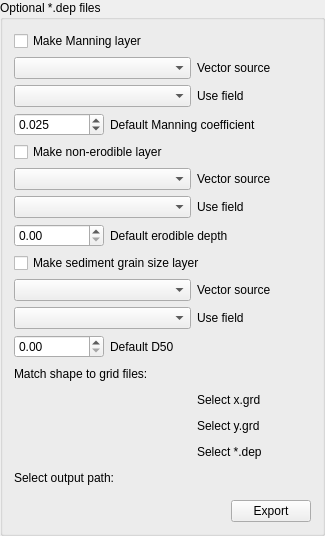
               <widget class="QgsCollapsibleGroupBox" name="gbOptionalFiles">
                <property name="title">
                 <string>Optional *.dep files</string>
                </property>
                <property name="collapsed">
                 <bool>true</bool>
                </property>
                <layout class="QGridLayout" name="gridLayout_3">
                 <item row="0" column="0">
                  <layout class="QVBoxLayout" name="verticalLayout_3">
                   <item>
                    <layout class="QHBoxLayout" name="horizontalLayout_13">
                     <item>
                      <widget class="QCheckBox" name="cbManningLayer">
                       <property name="text">
                        <string>Make Manning layer</string>
                       </property>
                      </widget>
                     </item>
                     <item>
                      <spacer name="horizontalSpacer_43">
                       <property name="orientation">
                        <enum>Qt::Horizontal</enum>
                       </property>
                       <property name="sizeHint" stdset="0">
                        <size>
                         <width>40</width>
                         <height>20</height>
                        </size>
                       </property>
                      </spacer>
                     </item>
                    </layout>
                   </item>
                   <item>
                    <layout class="QHBoxLayout" name="horizontalLayout_52">
                     <item>
                      <widget class="QgsMapLayerComboBox" name="mlcbManningSource">
                       <property name="minimumSize">
                        <size>
                         <width>177</width>
                         <height>0</height>
                        </size>
                       </property>
                      </widget>
                     </item>
                     <item>
                      <widget class="QLabel" name="lbManningVectorSource">
                       <property name="text">
                        <string>Vector source</string>
                       </property>
                      </widget>
                     </item>
                     <item>
                      <spacer name="horizontalSpacer_51">
                       <property name="orientation">
                        <enum>Qt::Horizontal</enum>
                       </property>
                       <property name="sizeHint" stdset="0">
                        <size>
                         <width>40</width>
                         <height>20</height>
                        </size>
                       </property>
                      </spacer>
                     </item>
                    </layout>
                   </item>
                   <item>
                    <layout class="QHBoxLayout" name="horizontalLayout_53">
                     <item>
                      <widget class="QComboBox" name="cbManningHeading">
                       <property name="minimumSize">
                        <size>
                         <width>177</width>
                         <height>0</height>
                        </size>
                       </property>
                      </widget>
                     </item>
                     <item>
                      <widget class="QLabel" name="lbManningUseField">
                       <property name="text">
                        <string>Use field</string>
                       </property>
                      </widget>
                     </item>
                     <item>
                      <spacer name="horizontalSpacer_52">
                       <property name="orientation">
                        <enum>Qt::Horizontal</enum>
                       </property>
                       <property name="sizeHint" stdset="0">
                        <size>
                         <width>40</width>
                         <height>20</height>
                        </size>
                       </property>
                      </spacer>
                     </item>
                    </layout>
                   </item>
                   <item>
                    <layout class="QHBoxLayout" name="horizontalLayout_57">
                     <item>
                      <widget class="QDoubleSpinBox" name="dsbDefaultManning">
                       <property name="minimumSize">
                        <size>
                         <width>90</width>
                         <height>0</height>
                        </size>
                       </property>
                       <property name="decimals">
                        <number>3</number>
                       </property>
                       <property name="maximum">
                        <double>0.300000000000000</double>
                       </property>
                       <property name="singleStep">
                        <double>0.001000000000000</double>
                       </property>
                       <property name="value">
                        <double>0.025000000000000</double>
                       </property>
                      </widget>
                     </item>
                     <item>
                      <widget class="QLabel" name="labDefaultManning">
                       <property name="text">
                        <string>Default Manning coefficient</string>
                       </property>
                      </widget>
                     </item>
                     <item>
                      <spacer name="horizontalSpacer_64">
                       <property name="orientation">
                        <enum>Qt::Horizontal</enum>
                       </property>
                       <property name="sizeHint" stdset="0">
                        <size>
                         <width>40</width>
                         <height>20</height>
                        </size>
                       </property>
                      </spacer>
                     </item>
                    </layout>
                   </item>
                   <item>
                    <layout class="QHBoxLayout" name="horizontalLayout_54">
                     <item>
                      <widget class="QCheckBox" name="cbNonErodibleLayer">
                       <property name="text">
                        <string>Make non-erodible layer</string>
                       </property>
                      </widget>
                     </item>
                     <item>
                      <spacer name="horizontalSpacer_53">
                       <property name="orientation">
                        <enum>Qt::Horizontal</enum>
                       </property>
                       <property name="sizeHint" stdset="0">
                        <size>
                         <width>40</width>
                         <height>20</height>
                        </size>
                       </property>
                      </spacer>
                     </item>
                    </layout>
                   </item>
                   <item>
                    <layout class="QHBoxLayout" name="horizontalLayout_55">
                     <item>
                      <widget class="QgsMapLayerComboBox" name="mlcbNonErodibleSource">
                       <property name="minimumSize">
                        <size>
                         <width>177</width>
                         <height>0</height>
                        </size>
                       </property>
                      </widget>
                     </item>
                     <item>
                      <widget class="QLabel" name="lbNonErodibleVector">
                       <property name="text">
                        <string>Vector source</string>
                       </property>
                      </widget>
                     </item>
                     <item>
                      <spacer name="horizontalSpacer_54">
                       <property name="orientation">
                        <enum>Qt::Horizontal</enum>
                       </property>
                       <property name="sizeHint" stdset="0">
                        <size>
                         <width>40</width>
                         <height>20</height>
                        </size>
                       </property>
                      </spacer>
                     </item>
                    </layout>
                   </item>
                   <item>
                    <layout class="QHBoxLayout" name="horizontalLayout_56">
                     <item>
                      <widget class="QComboBox" name="cbNonErodibleHeading">
                       <property name="minimumSize">
                        <size>
                         <width>177</width>
                         <height>0</height>
                        </size>
                       </property>
                      </widget>
                     </item>
                     <item>
                      <widget class="QLabel" name="lbNonErodibleUseField">
                       <property name="text">
                        <string>Use field</string>
                       </property>
                      </widget>
                     </item>
                     <item>
                      <spacer name="horizontalSpacer_55">
                       <property name="orientation">
                        <enum>Qt::Horizontal</enum>
                       </property>
                       <property name="sizeHint" stdset="0">
                        <size>
                         <width>40</width>
                         <height>20</height>
                        </size>
                       </property>
                      </spacer>
                     </item>
                    </layout>
                   </item>
                   <item>
                    <layout class="QHBoxLayout" name="horizontalLayout_65">
                     <item>
                      <widget class="QDoubleSpinBox" name="dsbDefaultNE">
                       <property name="minimumSize">
                        <size>
                         <width>90</width>
                         <height>0</height>
                        </size>
                       </property>
                      </widget>
                     </item>
                     <item>
                      <widget class="QLabel" name="labDefaultErodible">
                       <property name="text">
                        <string>Default erodible depth</string>
                       </property>
                      </widget>
                     </item>
                     <item>
                      <spacer name="horizontalSpacer_65">
                       <property name="orientation">
                        <enum>Qt::Horizontal</enum>
                       </property>
                       <property name="sizeHint" stdset="0">
                        <size>
                         <width>40</width>
                         <height>20</height>
                        </size>
                       </property>
                      </spacer>
                     </item>
                    </layout>
                   </item>
                   <item>
                    <layout class="QHBoxLayout" name="horizontalLayout_66">
                     <item>
                      <widget class="QCheckBox" name="cbSedimentLayer">
                       <property name="text">
                        <string>Make sediment grain size layer</string>
                       </property>
                      </widget>
                     </item>
                     <item>
                      <spacer name="horizontalSpacer_56">
                       <property name="orientation">
                        <enum>Qt::Horizontal</enum>
                       </property>
                       <property name="sizeHint" stdset="0">
                        <size>
                         <width>40</width>
                         <height>20</height>
                        </size>
                       </property>
                      </spacer>
                     </item>
                    </layout>
                   </item>
                   <item>
                    <layout class="QHBoxLayout" name="horizontalLayout_58">
                     <item>
                      <widget class="QgsMapLayerComboBox" name="mlcbSedimentSource">
                       <property name="minimumSize">
                        <size>
                         <width>177</width>
                         <height>0</height>
                        </size>
                       </property>
                      </widget>
                     </item>
                     <item>
                      <widget class="QLabel" name="lbSedimentVectorSource">
                       <property name="text">
                        <string>Vector source</string>
                       </property>
                      </widget>
                     </item>
                     <item>
                      <spacer name="horizontalSpacer_57">
                       <property name="orientation">
                        <enum>Qt::Horizontal</enum>
                       </property>
                       <property name="sizeHint" stdset="0">
                        <size>
                         <width>40</width>
                         <height>20</height>
                        </size>
                       </property>
                      </spacer>
                     </item>
                    </layout>
                   </item>
                   <item>
                    <layout class="QHBoxLayout" name="horizontalLayout_59">
                     <item>
                      <widget class="QComboBox" name="cbSedimentHeading">
                       <property name="minimumSize">
                        <size>
                         <width>177</width>
                         <height>0</height>
                        </size>
                       </property>
                      </widget>
                     </item>
                     <item>
                      <widget class="QLabel" name="lbSeidmentUseField">
                       <property name="text">
                        <string>Use field</string>
                       </property>
                      </widget>
                     </item>
                     <item>
                      <spacer name="horizontalSpacer_58">
                       <property name="orientation">
                        <enum>Qt::Horizontal</enum>
                       </property>
                       <property name="sizeHint" stdset="0">
                        <size>
                         <width>40</width>
                         <height>20</height>
                        </size>
                       </property>
                      </spacer>
                     </item>
                    </layout>
                   </item>
                   <item>
                    <layout class="QHBoxLayout" name="horizontalLayout_67">
                     <item>
                      <widget class="QDoubleSpinBox" name="dsbDefaultGrainSize">
                       <property name="minimumSize">
                        <size>
                         <width>90</width>
                         <height>0</height>
                        </size>
                       </property>
                      </widget>
                     </item>
                     <item>
                      <widget class="QLabel" name="labDefaultGrainSize">
                       <property name="text">
                        <string>Default D50</string>
                       </property>
                      </widget>
                     </item>
                     <item>
                      <spacer name="horizontalSpacer_66">
                       <property name="orientation">
                        <enum>Qt::Horizontal</enum>
                       </property>
                       <property name="sizeHint" stdset="0">
                        <size>
                         <width>40</width>
                         <height>20</height>
                        </size>
                       </property>
                      </spacer>
                     </item>
                    </layout>
                   </item>
                   <item>
                    <layout class="QHBoxLayout" name="horizontalLayout_60">
                     <item>
                      <widget class="QLabel" name="labSelectGridOptional">
                       <property name="text">
                        <string>Match shape to grid files:</string>
                       </property>
                      </widget>
                     </item>
                     <item>
                      <spacer name="horizontalSpacer_59">
                       <property name="orientation">
                        <enum>Qt::Horizontal</enum>
                       </property>
                       <property name="sizeHint" stdset="0">
                        <size>
                         <width>40</width>
                         <height>20</height>
                        </size>
                       </property>
                      </spacer>
                     </item>
                    </layout>
                   </item>
                   <item>
                    <layout class="QHBoxLayout" name="horizontalLayout_61">
                     <item>
                      <widget class="QgsFileWidget" name="qgsfwXgridBB">
                       <property name="minimumSize">
                        <size>
                         <width>177</width>
                         <height>0</height>
                        </size>
                       </property>
                      </widget>
                     </item>
                     <item>
                      <widget class="QLabel" name="labXgrdOptional">
                       <property name="text">
                        <string>Select x.grd</string>
                       </property>
                      </widget>
                     </item>
                     <item>
                      <spacer name="horizontalSpacer_60">
                       <property name="orientation">
                        <enum>Qt::Horizontal</enum>
                       </property>
                       <property name="sizeHint" stdset="0">
                        <size>
                         <width>40</width>
                         <height>20</height>
                        </size>
                       </property>
                      </spacer>
                     </item>
                    </layout>
                   </item>
                   <item>
                    <layout class="QHBoxLayout" name="horizontalLayout_62">
                     <item>
                      <widget class="QgsFileWidget" name="qgsfwYgridBB">
                       <property name="minimumSize">
                        <size>
                         <width>177</width>
                         <height>0</height>
                        </size>
                       </property>
                      </widget>
                     </item>
                     <item>
                      <widget class="QLabel" name="labYgrdOptional">
                       <property name="text">
                        <string>Select y.grd</string>
                       </property>
                      </widget>
                     </item>
                     <item>
                      <spacer name="horizontalSpacer_61">
                       <property name="orientation">
                        <enum>Qt::Horizontal</enum>
                       </property>
                       <property name="sizeHint" stdset="0">
                        <size>
                         <width>40</width>
                         <height>20</height>
                        </size>
                       </property>
                      </spacer>
                     </item>
                    </layout>
                   </item>
                   <item>
                    <layout class="QHBoxLayout" name="horizontalLayout_63">
                     <item>
                      <widget class="QgsFileWidget" name="qgsfwBedDepBB">
                       <property name="minimumSize">
                        <size>
                         <width>177</width>
                         <height>0</height>
                        </size>
                       </property>
                      </widget>
                     </item>
                     <item>
                      <widget class="QLabel" name="labDepOptional">
                       <property name="text">
                        <string>Select *.dep</string>
                       </property>
                      </widget>
                     </item>
                     <item>
                      <spacer name="horizontalSpacer_62">
                       <property name="orientation">
                        <enum>Qt::Horizontal</enum>
                       </property>
                       <property name="sizeHint" stdset="0">
                        <size>
                         <width>40</width>
                         <height>20</height>
                        </size>
                       </property>
                      </spacer>
                     </item>
                    </layout>
                   </item>
                   <item>
                    <layout class="QHBoxLayout" name="horizontalLayout_64">
                     <item>
                      <widget class="QLabel" name="labOutputPathOptional">
                       <property name="text">
                        <string>Select output path:</string>
                       </property>
                      </widget>
                     </item>
                     <item>
                      <spacer name="horizontalSpacer_63">
                       <property name="orientation">
                        <enum>Qt::Horizontal</enum>
                       </property>
                       <property name="sizeHint" stdset="0">
                        <size>
                         <width>40</width>
                         <height>20</height>
                        </size>
                       </property>
                      </spacer>
                     </item>
                    </layout>
                   </item>
                   <item>
                    <widget class="QgsFileWidget" name="fwSetwdBB2"/>
                   </item>
                   <item>
                    <layout class="QHBoxLayout" name="horizontalLayout_68">
                     <item>
                      <spacer name="horizontalSpacer_67">
                       <property name="orientation">
                        <enum>Qt::Horizontal</enum>
                       </property>
                       <property name="sizeHint" stdset="0">
                        <size>
                         <width>40</width>
                         <height>20</height>
                        </size>
                       </property>
                      </spacer>
                     </item>
                     <item>
                      <widget class="QPushButton" name="pbExportOptionalFiles">
                       <property name="text">
                        <string>Export</string>
                       </property>
                      </widget>
                     </item>
                    </layout>
                   </item>
                  </layout>
                 </item>
                </layout>
               </widget>
